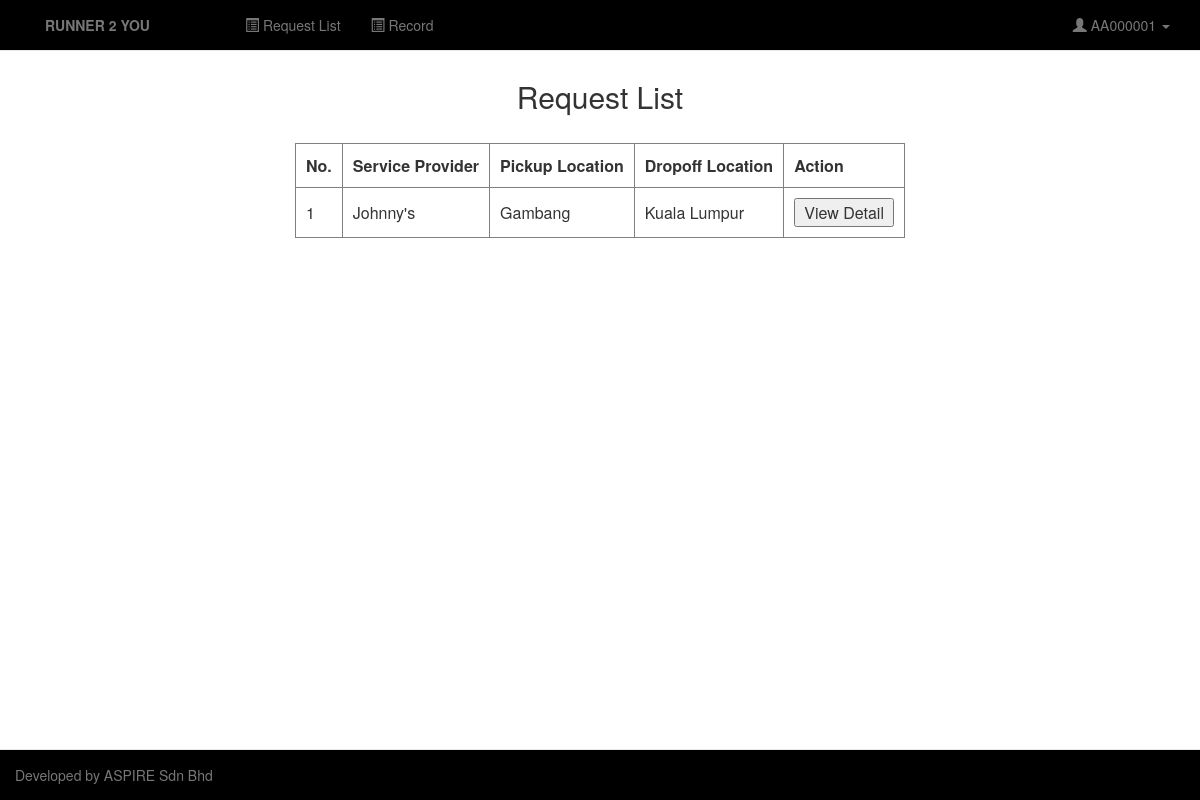
Screenshot of /Application Layer/view/R_View/R_Home.php (signed in) with the database file from the repository.
### tables this page shows
CREATE TABLE `Account` (
  `account_id` varchar(8) NOT NULL,
  `account_type` varchar(20) NOT NULL,
  `name` varchar(100) NOT NULL,
  `contact_no` varchar(15) NOT NULL,
  `email` varchar(30) NOT NULL,
  `password` varchar(15) NOT NULL,
  `status` varchar(10) NOT NULL
);

### Business Services Layer/controller/R_Controller/RequestController.php (called while the page is built, shortened)
<?php
require_once '../../../Business Services Layer/model/R_Model/RequestModel.php';
class RequestController{
  function viewRequestList(){
    $runner = new RequestModel();
    return $runner->getAllRequest();
  }
}
?>

### Business Services Layer/model/R_Model/RequestModel.php (called while the page is built, shortened)
<?php
class RequestModel{
  function connect(){
    $pdo = new PDO('mysql:host=localhost;dbname=R2U', 'root', '');
    $pdo->setAttribute(PDO::ATTR_ERRMODE, PDO::ERRMODE_EXCEPTION);
    return $pdo;
  }
  function getAllRequest(){
    $sql = "select `Order List`.*, `Service Provider`.address, `Account`.name from `Order List` inner join `Service Provider` on `Order List`.sp_account_id = `Service Provider`.account_id inner join `Account` on `Order List`.sp_account_id = `Account`.account_id where `Order List`.status='Requesting'";
    $stmt = RequestModel::connect()->prepare($sql);
    $stmt->execute();
    return $stmt;
  }
}
?>

### Application Layer/view/R_View/R_Home.php (the view, shortened to what this page needs)
<?php
require_once '../../../Business Services Layer/controller/R_Controller/RequestController.php';
$request = new RequestController();
$rAccountID = $_SESSION['account_id'];
$list = $request->viewRequestList();
?>
<html>
<head>
  <link rel="stylesheet" href="../../../css/bootstrap.css">
</head>
<body>
  <nav class="navbar navbar-default navbar-fixed-top" style="background:#000">
    <div class="container">
      <ul class="nav navbar-nav navbar-left">
        <li><a href="R_Home.php" style="width:200px"><strong>RUNNER 2 YOU</strong></a></li>
        <li><a href="R_Home.php"><span class="glyphicon glyphicon-list-alt"></span> Request List</a></li>
        <li><a href="R_Report.php"><span class="glyphicon glyphicon-list-alt"></span> Record</a></li>
      </ul>
      <ul class="nav navbar-nav navbar-right">
        <li class="dropdown">
          <a class="dropdown-toggle" data-toggle="dropdown" href="#"><span class="glyphicon glyphicon-user"></span> <?=$rAccountID?>
          <span class="caret"></span></a>
        </li>
      </ul>
    </div>
  </nav>
  <br><br><br>
    <center><h2>Request List</h2><br>
        <table id="table1" border="1px solid black">
          <tr>
            <th>No.</th>
            <th>Service Provider</th>
            <th>Pickup Location</th>
            <th>Dropoff Location</th>
            <th>Action</th>
          </tr>
          <?php
          $i=0;
          foreach ($list as $row){
            $i++;
            echo "<tr>
            <td>".$i."</td>
            <td>".$row['name']."</td>
            <td>".$row['address']."</td>
            <td>".$row['dropoff_location']."</td>
            <td><input type=\"button\" onclick=\"location.href='ViewRequest.php?orderID=".$row['order_id']."&spID=".$row['sp_account_id']."'\" value=\"View Detail\"></td>
          </tr>";
          }
          ?>
        </table>
    </center>
  <nav class="navbar navbar-default navbar-fixed-bottom" style="background:black">
    <ul class="nav navbar-nav navbar-left">
      <li><a> Developed by ASPIRE Sdn Bhd</a></li>
    </ul>
  </nav>
  </body>
</html>

### Application Layer/view/R_View/R_Home.php (style rules this page uses)
th, td { padding: 10px; }
input { width:100; }

### rows the page displays
order list: sp_account.name "Johnny's", service provider.address "Gambang", dropoff_location "Kuala Lumpur"

### other values shown
$rAccountID "AA000001"
